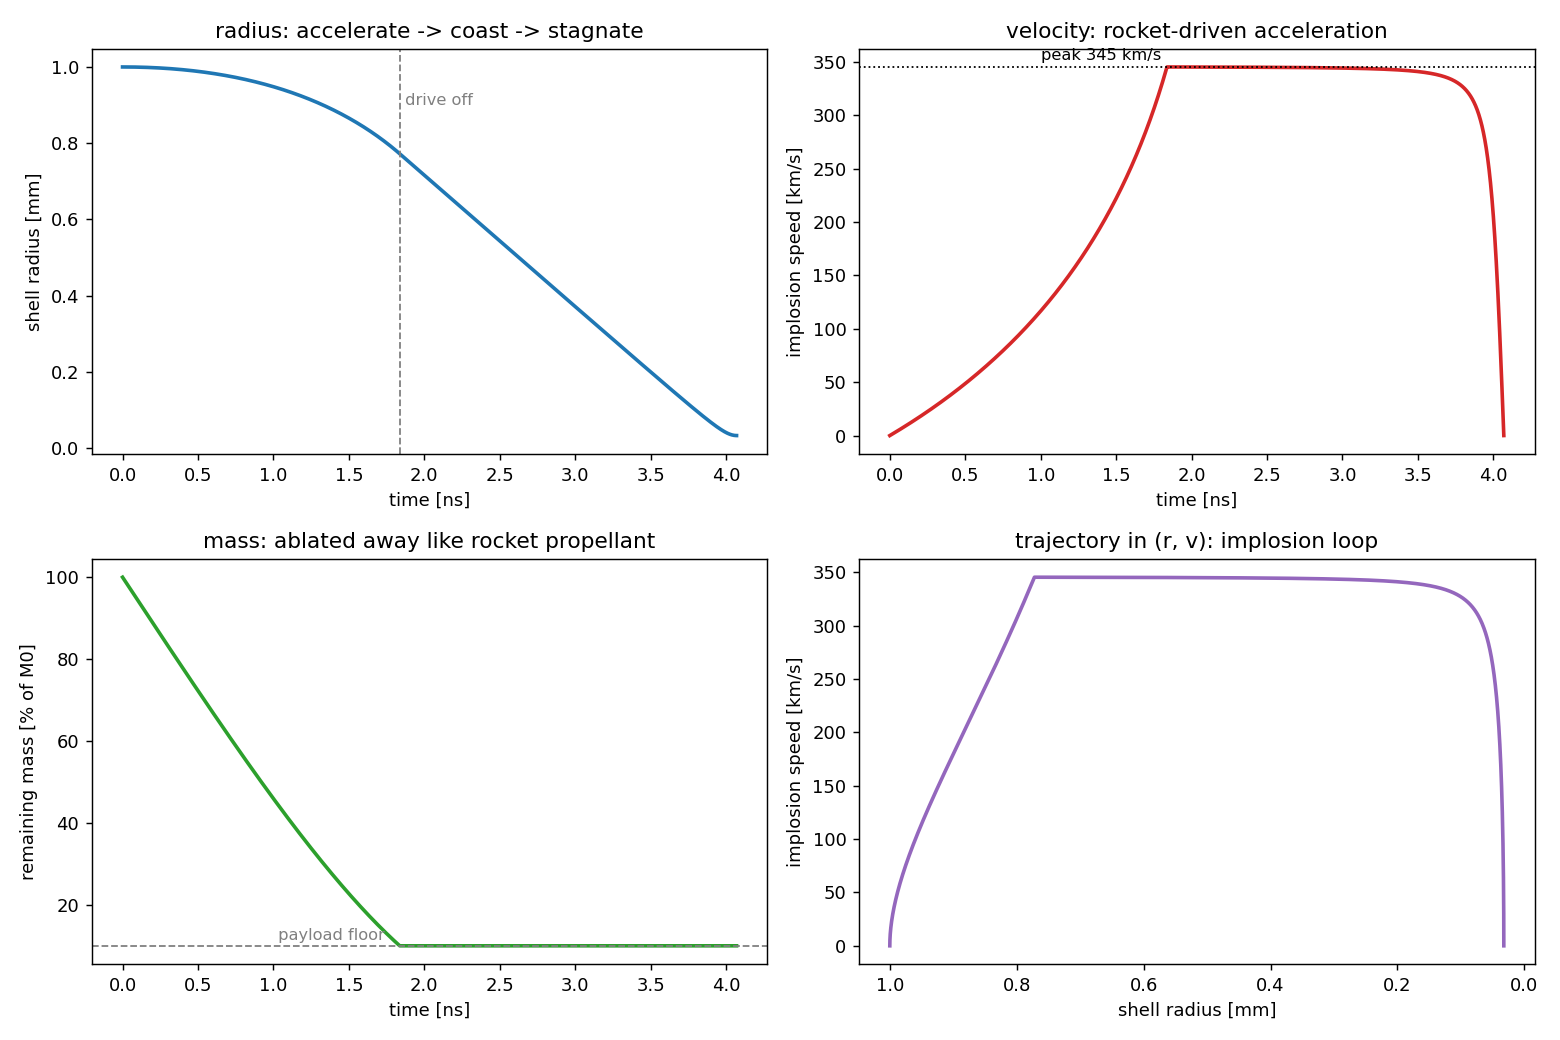

Here is the Python script that generated this plot:
"""
Thin-shell "rocket" model of an ICF capsule implosion.

The outer surface of the capsule (the ablator) is heated by the laser/X-ray
drive and blows off. Like a rocket exhaust, the ablated material carries
momentum outward and the reaction pushes the remaining shell inward. The shell
accelerates to a huge implosion velocity, coasts, then stagnates on the central
gas -- converting its kinetic energy into a hot, dense core.

This is a *toy* lumped model: the shell is a single spherical mass m(t) at
radius r(t), driven by an ablation pressure and decelerated by an adiabatic
central gas cushion. It reproduces the three classic phases and the headline
scalings, and it hands you the stagnation (T, rho*R) so you can check it against
the ignition bar from the 0-D hot-spot model.

Phases the run walks through:
  1. Acceleration -- drive on: pressure pushes in, mass ablates (rocket eq.).
  2. Coast        -- drive off: shell flies inward at ~constant velocity.
  3. Stagnation   -- central gas stiffens (P ~ r^-5), decelerates shell to v=0
                     at peak compression. Read off convergence, rho*R, T.

Outputs:
  * console: implosion velocity, ablated fraction, kinetic energy, convergence
    ratio, stagnation rho*R and an estimated hot-spot temperature, each compared
    to the rocket-equation prediction and the ignition requirements.
  * figure: r(t), v(t), m(t), and the r-v trajectory.

Run:  python3 rocket_implosion.py
Deps: numpy, scipy, matplotlib
"""

import numpy as np
from scipy.integrate import solve_ivp

# ----------------------------------------------------------------------------
# Constants / units
# ----------------------------------------------------------------------------
MBAR_PA = 1.0e11            # 1 Mbar in Pascals
GAMMA   = 5.0 / 3.0         # ideal-gas index for the central gas cushion

# ----------------------------------------------------------------------------
# Capsule + drive parameters (NIF-scale toy values -- all knobs to play with)
# ----------------------------------------------------------------------------
R0       = 1.0e-3           # initial outer radius            [m]   (1 mm)
M0       = 3.0e-6           # initial shell mass              [kg]  (~3 mg)
P_DRIVE  = 200.0 * MBAR_PA  # ablation drive pressure         [Pa]  (200 Mbar)
V_EX     = 1.5e5            # ablation exhaust velocity       [m/s] (150 km/s)
M_FLOOR  = 0.10 * M0        # ablation stops here (payload = fuel that survives)

# The drive (and ablation) stay on as long as there is ablator left to burn,
# i.e. while m > M_FLOOR. That makes the acceleration end exactly where the
# rocket equation says it should, v_imp = v_ex * ln(M0/M_FLOOR).

# Central gas cushion (the DT vapor the shell implodes onto). Tuned so the shell
# stagnates at a realistic convergence ratio (~30).
P_GAS0   = 3.0e9            # initial central gas pressure    [Pa]

# Hot-spot ignition uses only a small central fraction of the fuel (that is the
# whole idea of "hot-spot" ignition -- you cannot heat all the fuel to keV).
HS_MASS_FRAC = 0.05         # fraction of the payload that forms the hot spot
ETA_HS       = 0.5          # fraction of shell KE that thermalizes the hot spot
M_ION_DT     = 2.5 * 1.66e-27   # mean DT ion mass [kg]

# Mass ablation rate per unit area is fixed by the rocket relation P = mdot*v_ex
MDOT_A   = P_DRIVE / V_EX   # [kg / m^2 / s]

# Ignition bar from the 0-D hot-spot model (for the closing comparison)
T_IGNITE_KEV  = 4.3        # ideal ignition temperature
RHO_R_IGNITE  = 0.30       # alpha-stopping areal density [g/cm^2]


# ----------------------------------------------------------------------------
# Equations of motion for the shell:  state y = [r, v, m]
#   dr/dt = v
#   m dv/dt = 4 pi r^2 (P_gas - P_abl)      (both pressures act on ~4 pi r^2)
#   dm/dt   = -mdot_a * 4 pi r^2            (only while drive is on & m>floor)
# Sign convention: v < 0 is imploding (r decreasing).
# ----------------------------------------------------------------------------
def p_gas(r):
    """Adiabatic central-gas pressure: P V^gamma = const, V ~ r^3 -> P ~ r^-5."""
    return P_GAS0 * (R0 / r) ** (3.0 * GAMMA)


def rhs(t, y):
    r, v, m = y
    r = max(r, 1e-6 * R0)                    # guard against r -> 0 blow-up
    A = 4.0 * np.pi * r ** 2

    driving = m > M_FLOOR                     # ablator remains -> drive is on
    P_abl = P_DRIVE if driving else 0.0
    dvdt  = A * (p_gas(r) - P_abl) / m        # inward when P_abl dominates
    drdt  = v
    dmdt  = -MDOT_A * A if driving else 0.0
    return [drdt, dvdt, dmdt]


def stagnation_event(t, y):
    """Fires at v = 0 (turning point = peak compression)."""
    return y[1]
stagnation_event.terminal = True
stagnation_event.direction = 1               # only catch v going negative->positive


def run_implosion():
    y0 = [R0, 0.0, M0]
    t_span = (0.0, 40.0e-9)                   # plenty of time to reach stagnation
    sol = solve_ivp(rhs, t_span, y0, method="LSODA",
                    events=stagnation_event, rtol=1e-8, atol=1e-12,
                    dense_output=True, max_step=5e-12)
    return sol


# ----------------------------------------------------------------------------
# Diagnostics
# ----------------------------------------------------------------------------
def diagnostics(sol):
    t = np.linspace(sol.t[0], sol.t[-1], 3000)
    r, v, m = sol.sol(t)

    v_peak_idx = np.argmin(v)                 # most-negative velocity
    v_imp = -v[v_peak_idx]                    # implosion speed (positive) [m/s]
    # time the ablator runs out (mass first reaches the payload floor)
    below = np.where(m <= M_FLOOR * 1.001)[0]
    t_drive_off = t[below[0]] if below.size else None
    m_final = m[-1]
    r_min = r[-1]
    ke = 0.5 * m_final * v_imp ** 2           # coasting kinetic energy [J]
    cr = R0 / r_min                           # convergence ratio

    # rocket-equation cross-check: v = v_ex * ln(m0 / m_final)
    v_rocket = V_EX * np.log(M0 / m_final)

    # stagnation areal density of the compressed shell: rho*R ~ m/(4 pi r^2)
    rho_R_si = m_final / (4.0 * np.pi * r_min ** 2)      # kg/m^2
    rho_R = rho_R_si * 0.1                                # -> g/cm^2

    # hot-spot temperature: a fraction ETA_HS of the shell KE thermalizes a small
    # central hot spot (HS_MASS_FRAC of the fuel). Internal energy of a DT plasma
    # is 3 N k T (ions + electrons, 3/2 kT each), so kT = ETA*KE / (3 N).
    n_ions = HS_MASS_FRAC * m_final / M_ION_DT            # ions in the hot spot
    kT_J = ETA_HS * ke / (3.0 * n_ions)
    T_keV = kT_J / 1.602e-16

    return {"t": t, "r": r, "v": v, "m": m,
            "v_imp": v_imp, "v_rocket": v_rocket, "m_final": m_final,
            "r_min": r_min, "cr": cr, "ke": ke,
            "rho_R": rho_R, "T_keV": T_keV, "t_drive_off": t_drive_off,
            "t_stag": sol.t[-1] if sol.t_events[0].size else None}


def report(d):
    print("=" * 62)
    print("  THIN-SHELL ROCKET IMPLOSION  --  results")
    print("=" * 62)
    print(f"  drive pressure        : {P_DRIVE/MBAR_PA:8.1f} Mbar")
    print(f"  exhaust velocity      : {V_EX/1e3:8.1f} km/s")
    print("-" * 62)
    print(f"  implosion velocity    : {d['v_imp']/1e3:8.1f} km/s")
    print(f"    rocket-eq. predicts : {d['v_rocket']/1e3:8.1f} km/s  (cross-check)")
    print(f"  ablated fraction      : {(1-d['m_final']/M0)*100:8.1f} %")
    print(f"  payload (fuel) left   : {d['m_final']/M0*100:8.1f} %  of initial mass")
    print(f"  shell kinetic energy  : {d['ke']/1e3:8.2f} kJ")
    print(f"  convergence ratio     : {d['cr']:8.1f}  (R0/R_min)")
    print(f"  min radius            : {d['r_min']*1e6:8.1f} um")
    if d["t_stag"]:
        print(f"  time to stagnation    : {d['t_stag']*1e9:8.2f} ns")
    print("-" * 62)
    print("  stagnation vs the ignition bar (from the 0-D hot-spot model):")
    ok_rr = "PASS" if d["rho_R"] >= RHO_R_IGNITE else "fail"
    ok_T  = "PASS" if d["T_keV"] >= T_IGNITE_KEV else "fail"
    print(f"    areal density rho*R : {d['rho_R']:8.2f} g/cm^2  "
          f"(need >= {RHO_R_IGNITE})  [{ok_rr}]")
    print(f"    est. hot-spot temp  : {d['T_keV']:8.2f} keV     "
          f"(need >= {T_IGNITE_KEV})  [{ok_T}]")
    print("=" * 62)


def make_figure(d, fname="rocket_implosion.png"):
    import matplotlib.pyplot as plt
    t_ns = d["t"] * 1e9

    fig, ax = plt.subplots(2, 2, figsize=(12, 8))

    ax[0, 0].plot(t_ns, d["r"] * 1e3, "tab:blue", lw=2)
    if d["t_drive_off"]:
        ax[0, 0].axvline(d["t_drive_off"] * 1e9, ls="--", color="gray", lw=1)
        ax[0, 0].text(d["t_drive_off"] * 1e9, R0 * 1e3 * 0.9, " drive off",
                      color="gray", fontsize=9)
    ax[0, 0].set_xlabel("time [ns]"); ax[0, 0].set_ylabel("shell radius [mm]")
    ax[0, 0].set_title("radius: accelerate -> coast -> stagnate")

    ax[0, 1].plot(t_ns, -d["v"] / 1e3, "tab:red", lw=2)
    ax[0, 1].axhline(d["v_imp"] / 1e3, ls=":", color="k", lw=1)
    ax[0, 1].text(1, d["v_imp"] / 1e3 * 1.02, f"peak {d['v_imp']/1e3:.0f} km/s", fontsize=9)
    ax[0, 1].set_xlabel("time [ns]"); ax[0, 1].set_ylabel("implosion speed [km/s]")
    ax[0, 1].set_title("velocity: rocket-driven acceleration")

    ax[1, 0].plot(t_ns, d["m"] / M0 * 100, "tab:green", lw=2)
    ax[1, 0].axhline(M_FLOOR / M0 * 100, ls="--", color="gray", lw=1)
    ax[1, 0].text(1, M_FLOOR / M0 * 100 * 1.15, " payload floor", color="gray", fontsize=9)
    ax[1, 0].set_xlabel("time [ns]"); ax[1, 0].set_ylabel("remaining mass [% of M0]")
    ax[1, 0].set_title("mass: ablated away like rocket propellant")

    ax[1, 1].plot(d["r"] * 1e3, -d["v"] / 1e3, "tab:purple", lw=2)
    ax[1, 1].set_xlabel("shell radius [mm]"); ax[1, 1].set_ylabel("implosion speed [km/s]")
    ax[1, 1].set_title("trajectory in (r, v): implosion loop")
    ax[1, 1].invert_xaxis()                    # radius decreases left->right in time

    fig.tight_layout()
    fig.savefig(fname, dpi=130)
    print(f"Saved figure -> {fname}")
    try:
        plt.show()
    except Exception:
        pass


def main():
    sol = run_implosion()
    d = diagnostics(sol)
    report(d)
    make_figure(d)


if __name__ == "__main__":
    main()


# ----------------------------------------------------------------------------
# NOTES / things to try -------------------------------------------------------
#
# * The rocket equation  v_imp = v_ex * ln(M0/M_final)  is printed as a cross-
#   check next to the simulated velocity. Raise the drive time T_DRIVE (ablate
#   more mass) and both climb together -- more propellant burned = more speed,
#   at the cost of less payload left. That trade is the heart of the rocket model.
#
# * Hydrodynamic efficiency: shell KE / (drive work). Push P_DRIVE up and watch
#   velocity rise; in real ICF only ~5-15% of absorbed energy ends up as KE.
#
# * P_GAS0 sets how hard the central cushion is. Lower it and the shell converges
#   further (higher CR, higher rho*R) but the bounce gets more violent/stiff.
#
# * Connection to ignition: the run compares stagnation rho*R and T to the bar
#   from the 0-D hot-spot model. Try to find a (P_DRIVE, T_DRIVE, M0) combo that
#   clears BOTH -- that's the design problem ICF actually solves.
#
# Deliberate simplifications:
#   - single lumped shell (no thickness, no shell structure or shocks)
#   - ablation pressure constant during the pulse (real pulses are shaped)
#   - central gas is a lossless adiabatic spring (no radiation, no mix)
#   - the hot-spot temperature estimate is a rough KE-partition, not a solve;
#     it lands in the right ballpark (few keV) but don't trust the digits
#   - no Rayleigh-Taylor instability -- the thing that most limits real implosions
# ----------------------------------------------------------------------------
